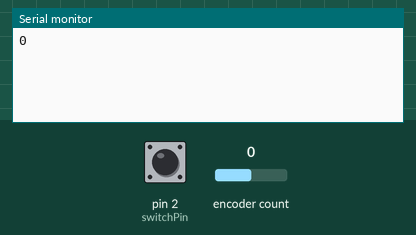
Recording of a sketch running on a simulated Arduino Uno, built with avr-gcc and run on an emulated ATmega328P. On the bench: the last lines printed to the serial monitor. Inputs (shaded band) come from the test bench; at power-on: pin 2 (switchPin) HIGH, encoder count 0.

Above: at 1.2 s.
1.3 s: pin 2 (switchPin) pulled LOW for 0.15 s
At 2.6 s:
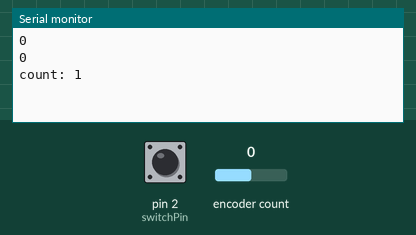
2.9 s: encoder count set to 1
At 3.5 s:
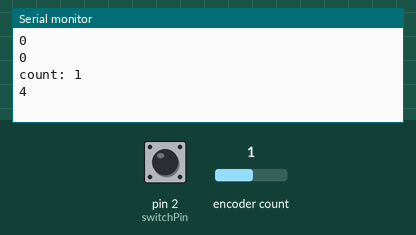
4.4 s: pin 2 (switchPin) pulled LOW for 1 s
At 4.9 s:
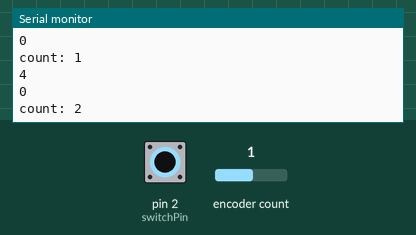
6.9 s: encoder count set to 0
At 7.8 s:
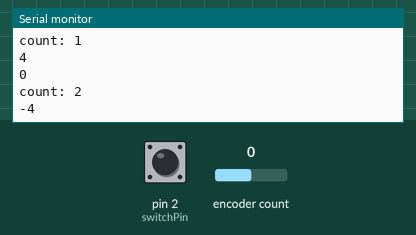
Timing chart, 0 to 9.4 s (numbered marks = the images above; inputs shaded):
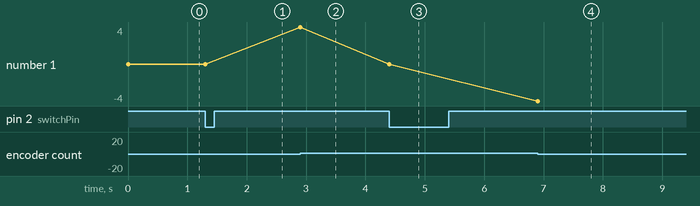

Measured:
- after the input at 1.3 s, the serial monitor: prints a new line after 0.11 s (image 1)
- after the input at 2.9 s, the serial monitor: prints a new line at once (image 2)
- after the input at 4.4 s, the serial monitor: prints a new line at once (image 3)
- after the input at 6.9 s, the serial monitor: prints a new line at once (image 4)
- plotted number 1: 0 → 4 after the input at 2.9 s, 4 → 0 after the input at 4.4 s, 0 → -4 after the input at 6.9 s

The sketch:

EncoderTest.ino
```cpp
// working 02 Mar 2018
// Sparkfun RGB encoder
// 10k from A, B pins to output
// 50nF from output to 0V
// C pin to 0V
// no pullup (library uses internal pullup)
// "+" pin on breakout seems to be an (unconnected) 0V
// so connect to Teensy 0V

#include <Encoder.h>
#include <Bounce.h>

Encoder enc(0,1); // create an encoder object

const int switchPin = 2;
Bounce pushbutton = Bounce(switchPin, 5);  // 5 ms debounce

int32_t current_value; // current read
int32_t previous_value = -999; // previous read

byte previousState = HIGH;         // what state was the button last time
unsigned int count = 0;            // how many times has it changed to low
unsigned long countAt = 0;         // when count changed
unsigned int countPrinted = 0;     // last count printed

void setup() {
  pinMode(switchPin, INPUT_PULLUP);
  Serial.begin(57600); // open serial port
  while(!Serial);
}

void loop() {

  current_value = enc.read(); // read the value of the encoder

  if (current_value != previous_value) { // compare to previous reading
    Serial.println(current_value); // if it's changed, print to serial port
    previous_value = current_value; // store the reading for next comparison
  }
  if (pushbutton.update()) {
    if (pushbutton.fallingEdge()) {
      count = count + 1;
      countAt = millis();
      current_value = 0;
      enc.write(current_value); // reset
      Serial.println(current_value);
      previous_value = current_value; // store the reading for next comparison
    }
  } else {
    if (count != countPrinted) {
      unsigned long nowMillis = millis();
      if (nowMillis - countAt > 100) {
        Serial.print("count: ");
        Serial.println(count);
        countPrinted = count;
      }
    }
  }
}
```
